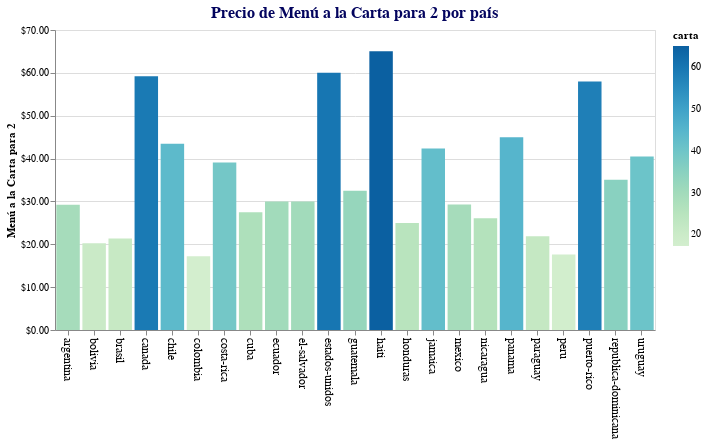

Notebook source saved alongside this figure:
### Code cell
# Gráfico Menú a la Carta
dato = 'carta:Q'
titulo = 'Menú a la Carta para 2'

mostrar_producto_pais(dato, titulo)

### Figure 1 — Vega-Lite specification as saved in the notebook (floating-point values rounded to 4 significant figures)
{"config": {"view": {"continuousWidth": 400, "continuousHeight": 300, "strokeWidth": 1}, "title": {"anchor": "middle", "color": "#03045e", "fontSize": 16}}, "data": {"name": "data-8e14bd8ed1cb7116f05f723c50a5948c"}, "mark": "bar", "encoding": {"color": {"field": "carta", "scale": {"scheme": "greenblue"}, "type": "quantitative"}, "tooltip": [{"field": "pais", "title": "País", "type": "nominal"}, {"field": "carta", "format": "$,.2f", "title": "Menú a la Carta para 2", "type": "quantitative"}], "x": {"axis": {"labelAngle": 90, "labelFontSize": 12}, "field": "pais", "title": "", "type": "nominal"}, "y": {"axis": {"format": "$,.2f", "grid": true, "labelFontSize": 10, "titleAnchor": "middle", "titleAngle": 270}, "field": "carta", "title": "Menú a la Carta para 2", "type": "quantitative"}}, "title": "Precio de Menú a la Carta para 2 por país", "width": 600, "$schema": "https://vega.github.io/schema/vega-lite/v4.17.0.json", "datasets": {"data-8e14bd8ed1cb7116f05f723c50a5948c": [{"moneda": "ARS", "euro": 116.5, "dolar": 102.7, "salario": 402.2, "poblacion": 40120000.0, "capital": "Buenos Aires", "agua": 0.82, "refresco": 1.11, "cafe": 1.63, "cerveza imp": 1.95, "Cerveza nac": 1.5, "hamburguesa": 6.04, "carta": 29.21, "menu dia": 7.01, "url": "https://preciosmundi.com/argentina/", "pais": "argentina"}, {"moneda": "BOB", "euro": 7.793, "dolar": 6.871, "salario": 480.2, "poblacion": 10030000.0, "capital": "Sucre", "agua": 0.71, "refresco": 0.81, "cafe": 2.55, "cerveza imp": 2.91, "Cerveza nac": 2.08, "hamburguesa": 6.55, "carta": 20.23, "menu dia": 2.91, "url": "https://preciosmundi.com/bolivia/", "pais": "bolivia"}, {"moneda": "BRL", "euro": 6.318, "dolar": 5.572, "salario": 359.0, "poblacion": 201000000.0, "capital": "Brasilia", "agua": 0.54, "refresco": 0.88, "cafe": 1.29, "cerveza imp": 2.67, "Cerveza nac": 1.44, "hamburguesa": 5.37, "carta": 21.36, "menu dia": 4.47, "url": "https://preciosmundi.com/brasil/", "pais": "brasil"}, {"moneda": "CAD", "euro": 1.437, "dolar": 1.267, "salario": 2763.0, "poblacion": 35160000.0, "capital": "Ottawa", "agua": 1.45, "refresco": 1.8, "cafe": 3.47, "cerveza imp": 5.92, "Cerveza nac": 4.74, "hamburguesa": 8.68, "carta": 59.2, "menu dia": 14.21, "url": "https://preciosmundi.com/canada/", "pais": "canada"}, {"moneda": "CLP", "euro": 966.2, "dolar": 852.0, "salario": 569.7, "poblacion": 16630000.0, "capital": "Santiago", "agua": 0.99, "refresco": 1.17, "cafe": 2.35, "cerveza imp": 3.52, "Cerveza nac": 2.93, "hamburguesa": 5.87, "carta": 43.43, "menu dia": 7.04, "url": "https://preciosmundi.com/chile/", "pais": "chile"}, {"moneda": "COP", "euro": 4610.0, "dolar": 4065.0, "salario": 304.0, "poblacion": 47390000.0, "capital": "Bogotá", "agua": 0.52, "refresco": 0.66, "cafe": 1.08, "cerveza imp": 1.72, "Cerveza nac": 0.91, "hamburguesa": 4.43, "carta": 17.22, "menu dia": 2.95, "url": "https://preciosmundi.com/colombia/", "pais": "colombia"}, {"moneda": "CRC", "euro": 725.5, "dolar": 639.7, "salario": 758.0, "poblacion": 4652000.0, "capital": "San José", "agua": 1.36, "refresco": 1.53, "cafe": 2.5, "cerveza imp": 3.91, "Cerveza nac": 2.34, "hamburguesa": 7.03, "carta": 39.08, "menu dia": 7.03, "url": "https://preciosmundi.com/costa-rica/", "pais": "costa-rica"}, {"moneda": "CUC", "euro": 1.134, "dolar": 1.0, "salario": 31.2, "poblacion": 11240000.0, "capital": "La Habana", "agua": 1.34, "refresco": 2.32, "cafe": 1.46, "cerveza imp": 2.49, "Cerveza nac": 2.0, "hamburguesa": 5.3, "carta": 27.5, "menu dia": 7.0, "url": "https://preciosmundi.com/cuba/", "pais": "cuba"}, {"moneda": "USD", "euro": 1.134, "dolar": 1.0, "salario": 470.0, "poblacion": 15760000.0, "capital": "Quito", "agua": 0.58, "refresco": 0.77, "cafe": 2.32, "cerveza imp": 3.8, "Cerveza nac": 2.0, "hamburguesa": 6.0, "carta": 30.0, "menu dia": 3.0, "url": "https://preciosmundi.com/ecuador/", "pais": "ecuador"}, {"moneda": "USD", "euro": 1.134, "dolar": 1.0, "salario": 370.0, "poblacion": 6328000.0, "capital": "San Salvador", "agua": 0.69, "refresco": 0.67, "cafe": 2.68, "cerveza imp": 3.0, "Cerveza nac": 1.5, "hamburguesa": 6.0, "carta": 30.0, "menu dia": 7.0, "url": "https://preciosmundi.com/el-salvador/", "pais": "el-salvador"}, {"moneda": "USD", "euro": 1.134, "dolar": 1.0, "salario": 3600.0, "poblacion": 316000000.0, "capital": "Washington D. C.", "agua": 1.56, "refresco": 1.95, "cafe": 4.4, "cerveza imp": 6.0, "Cerveza nac": 5.0, "hamburguesa": 8.0, "carta": 60.0, "menu dia": 15.0, "url": "https://preciosmundi.com/estados-unidos/", "pais": "estados-unidos"}, {"moneda": "GTQ", "euro": 8.722, "dolar": 7.691, "salario": 468.1, "poblacion": 15770000.0, "capital": "Ciudad de Guatemala", "agua": 0.68, "refresco": 0.95, "cafe": 2.24, "cerveza imp": 2.6, "Cerveza nac": 1.95, "hamburguesa": 5.85, "carta": 32.51, "menu dia": 5.2, "url": "https://preciosmundi.com/guatemala/", "pais": "guatemala"}, {"moneda": "HTG", "euro": 113.3, "dolar": 99.93, "salario": 783.5, "poblacion": 9800000.0, "capital": "Puerto Príncipe", "agua": 2.4, "refresco": 1.61, "cafe": 3.8, "cerveza imp": 5.5, "Cerveza nac": 4.0, "hamburguesa": 15.01, "carta": 65.05, "menu dia": 15.01, "url": "https://preciosmundi.com/haiti/", "pais": "haiti"}, {"moneda": "HNL", "euro": 27.72, "dolar": 24.44, "salario": 499.2, "poblacion": 8555000.0, "capital": "Tegucigalpa", "agua": 0.72, "refresco": 0.9, "cafe": 1.66, "cerveza imp": 2.95, "Cerveza nac": 1.82, "hamburguesa": 6.01, "carta": 24.96, "menu dia": 4.99, "url": "https://preciosmundi.com/honduras/", "pais": "honduras"}, {"moneda": "JMD", "euro": 174.0, "dolar": 153.4, "salario": 606.8, "poblacion": 2736000.0, "capital": "Kingston", "agua": 0.69, "refresco": 0.89, "cafe": 2.54, "cerveza imp": 2.61, "Cerveza nac": 1.96, "hamburguesa": 5.21, "carta": 42.37, "menu dia": 4.56, "url": "https://preciosmundi.com/jamaica/", "pais": "jamaica"}, {"moneda": "MXN", "euro": 23.24, "dolar": 20.5, "salario": 556.2, "poblacion": 112300000.0, "capital": "Ciudad de México", "agua": 0.63, "refresco": 0.85, "cafe": 2.26, "cerveza imp": 2.93, "Cerveza nac": 1.46, "hamburguesa": 5.86, "carta": 29.28, "menu dia": 5.86, "url": "https://preciosmundi.com/mexico/", "pais": "mexico"}, {"moneda": "NIO", "euro": 40.01, "dolar": 35.28, "salario": 263.6, "poblacion": 6071000.0, "capital": "Managua", "agua": 0.78, "refresco": 0.83, "cafe": 2.13, "cerveza imp": 2.49, "Cerveza nac": 1.21, "hamburguesa": 5.95, "carta": 26.07, "menu dia": 4.0, "url": "https://preciosmundi.com/nicaragua/", "pais": "nicaragua"}, {"moneda": "USD", "euro": 1.134, "dolar": 1.0, "salario": 740.0, "poblacion": 3406000.0, "capital": "Panamá", "agua": 1.12, "refresco": 1.43, "cafe": 2.95, "cerveza imp": 3.0, "Cerveza nac": 2.0, "hamburguesa": 7.0, "carta": 45.0, "menu dia": 7.0, "url": "https://preciosmundi.com/panama/", "pais": "panama"}, {"moneda": "PYG", "euro": 7776.0, "dolar": 6856.0, "salario": 325.6, "poblacion": 6673000.0, "capital": "Asunción", "agua": 0.48, "refresco": 0.86, "cafe": 1.76, "cerveza imp": 1.75, "Cerveza nac": 1.46, "hamburguesa": 4.45, "carta": 21.88, "menu dia": 4.38, "url": "https://preciosmundi.com/paraguay/", "pais": "paraguay"}, {"moneda": "PEN", "euro": 4.51, "dolar": 3.977, "salario": 377.2, "poblacion": 30480000.0, "capital": "Lima", "agua": 0.44, "refresco": 0.62, "cafe": 2.14, "cerveza imp": 3.02, "Cerveza nac": 1.79, "hamburguesa": 4.53, "carta": 17.6, "menu dia": 2.51, "url": "https://preciosmundi.com/peru/", "pais": "peru"}, {"moneda": "USD", "euro": 1.134, "dolar": 1.0, "salario": 1900.0, "poblacion": 3707000.0, "capital": "San Juan", "agua": 1.12, "refresco": 1.22, "cafe": 2.79, "cerveza imp": 3.0, "Cerveza nac": 2.0, "hamburguesa": 7.1, "carta": 58.0, "menu dia": 12.0, "url": "https://preciosmundi.com/puerto-rico/", "pais": "puerto-rico"}, {"moneda": "DOP", "euro": 64.65, "dolar": 57.01, "salario": 338.5, "poblacion": 10090000.0, "capital": "Santo Domingo", "agua": 0.63, "refresco": 0.88, "cafe": 1.79, "cerveza imp": 4.39, "Cerveza nac": 2.46, "hamburguesa": 6.67, "carta": 35.08, "menu dia": 5.26, "url": "https://preciosmundi.com/republica-dominicana/", "pais": "republica-dominicana"}, {"moneda": "UYU", "euro": 50.42, "dolar": 44.46, "salario": 607.2, "poblacion": 3286000.0, "capital": "Montevideo", "agua": 1.26, "refresco": 1.66, "cafe": 2.9, "cerveza imp": 3.35, "Cerveza nac": 3.35, "hamburguesa": 7.87, "carta": 40.48, "menu dia": 10.57, "url": "https://preciosmundi.com/uruguay/", "pais": "uruguay"}]}}
